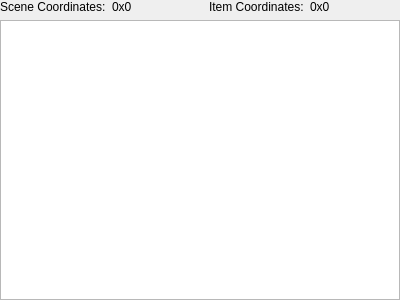
<?xml version="1.0" encoding="UTF-8"?>
<ui version="4.0">
 <class>Endoscope::GraphicsSceneView</class>
 <widget class="QWidget" name="Endoscope::GraphicsSceneView">
  <property name="geometry">
   <rect>
    <x>0</x>
    <y>0</y>
    <width>400</width>
    <height>300</height>
   </rect>
  </property>
  <layout class="QVBoxLayout" name="verticalLayout">
   <property name="margin">
    <number>0</number>
   </property>
   <item>
    <layout class="QHBoxLayout" name="horizontalLayout">
     <item>
      <widget class="QLabel" name="label">
       <property name="text">
        <string>Scene Coordinates:</string>
       </property>
      </widget>
     </item>
     <item>
      <widget class="QLabel" name="sceneCoordLabel">
       <property name="text">
        <string>0x0</string>
       </property>
      </widget>
     </item>
     <item>
      <widget class="QLabel" name="label_3">
       <property name="text">
        <string>Item Coordinates:</string>
       </property>
      </widget>
     </item>
     <item>
      <widget class="QLabel" name="itemCoordLabel">
       <property name="text">
        <string>0x0</string>
       </property>
      </widget>
     </item>
    </layout>
   </item>
   <item>
    <widget class="Endoscope::GraphicsView" name="graphicsView">
     <property name="interactive">
      <bool>false</bool>
     </property>
     <property name="dragMode">
      <enum>QGraphicsView::ScrollHandDrag</enum>
     </property>
    </widget>
   </item>
  </layout>
 </widget>
 <customwidgets>
  <customwidget>
   <class>Endoscope::GraphicsView</class>
   <extends>QGraphicsView</extends>
   <header>graphicsview.h</header>
  </customwidget>
 </customwidgets>
 <resources/>
 <connections/>
</ui>
